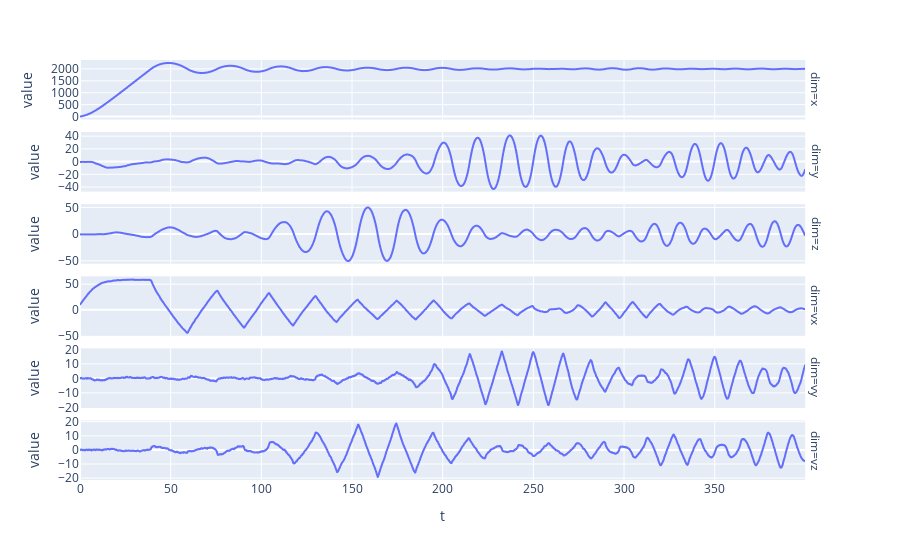

This figure's notebook cell:
### Code cell
fig = ex.line(df.melt(['t'], ['x', 'y', 'z', 'vx', 'vy', 'vz'], 'dim', 'value'), x='t', y='value', facet_row='dim')
fig.update_yaxes(matches=None)
fig

### Figure 1 — Plotly figure (JSON) as saved in the notebook; plotly's stock layout.template omitted (floating-point values rounded to 4 significant figures; data arrays with more than 128 entries replaced by an {"elided": "..."} marker saying what was removed)
{"data": [{"hovertemplate": "dim=x<br>t=%{x}<br>value=%{y}<extra></extra>", "legendgroup": "", "line": {"color": "#636efa", "dash": "solid"}, "marker": {"symbol": "circle"}, "mode": "lines", "name": "", "showlegend": false, "type": "scattergl", "x": {"elided": "4000 float values"}, "xaxis": "x6", "y": {"elided": "4000 float values"}, "yaxis": "y6"}, {"hovertemplate": "dim=y<br>t=%{x}<br>value=%{y}<extra></extra>", "legendgroup": "", "line": {"color": "#636efa", "dash": "solid"}, "marker": {"symbol": "circle"}, "mode": "lines", "name": "", "showlegend": false, "type": "scattergl", "x": {"elided": "4000 float values"}, "xaxis": "x5", "y": {"elided": "4000 float values"}, "yaxis": "y5"}, {"hovertemplate": "dim=z<br>t=%{x}<br>value=%{y}<extra></extra>", "legendgroup": "", "line": {"color": "#636efa", "dash": "solid"}, "marker": {"symbol": "circle"}, "mode": "lines", "name": "", "showlegend": false, "type": "scattergl", "x": {"elided": "4000 float values"}, "xaxis": "x4", "y": {"elided": "4000 float values"}, "yaxis": "y4"}, {"hovertemplate": "dim=vx<br>t=%{x}<br>value=%{y}<extra></extra>", "legendgroup": "", "line": {"color": "#636efa", "dash": "solid"}, "marker": {"symbol": "circle"}, "mode": "lines", "name": "", "showlegend": false, "type": "scattergl", "x": {"elided": "4000 float values"}, "xaxis": "x3", "y": {"elided": "4000 float values"}, "yaxis": "y3"}, {"hovertemplate": "dim=vy<br>t=%{x}<br>value=%{y}<extra></extra>", "legendgroup": "", "line": {"color": "#636efa", "dash": "solid"}, "marker": {"symbol": "circle"}, "mode": "lines", "name": "", "showlegend": false, "type": "scattergl", "x": {"elided": "4000 float values"}, "xaxis": "x2", "y": {"elided": "4000 float values"}, "yaxis": "y2"}, {"hovertemplate": "dim=vz<br>t=%{x}<br>value=%{y}<extra></extra>", "legendgroup": "", "line": {"color": "#636efa", "dash": "solid"}, "marker": {"symbol": "circle"}, "mode": "lines", "name": "", "showlegend": false, "type": "scattergl", "x": {"elided": "4000 float values"}, "xaxis": "x", "y": {"elided": "4000 float values"}, "yaxis": "y"}], "layout": {"annotations": [{"font": {}, "showarrow": false, "text": "dim=vz", "textangle": 90, "x": 0.98, "xanchor": "left", "xref": "paper", "y": 0.07083, "yanchor": "middle", "yref": "paper"}, {"font": {}, "showarrow": false, "text": "dim=vy", "textangle": 90, "x": 0.98, "xanchor": "left", "xref": "paper", "y": 0.2425, "yanchor": "middle", "yref": "paper"}, {"font": {}, "showarrow": false, "text": "dim=vx", "textangle": 90, "x": 0.98, "xanchor": "left", "xref": "paper", "y": 0.4142, "yanchor": "middle", "yref": "paper"}, {"font": {}, "showarrow": false, "text": "dim=z", "textangle": 90, "x": 0.98, "xanchor": "left", "xref": "paper", "y": 0.5858, "yanchor": "middle", "yref": "paper"}, {"font": {}, "showarrow": false, "text": "dim=y", "textangle": 90, "x": 0.98, "xanchor": "left", "xref": "paper", "y": 0.7575, "yanchor": "middle", "yref": "paper"}, {"font": {}, "showarrow": false, "text": "dim=x", "textangle": 90, "x": 0.98, "xanchor": "left", "xref": "paper", "y": 0.9292, "yanchor": "middle", "yref": "paper"}], "autosize": true, "legend": {"tracegroupgap": 0}, "margin": {"t": 60}, "xaxis": {"anchor": "y", "autorange": true, "domain": [0, 0.98], "range": [0, 399.9], "title": {"text": "t"}, "type": "linear"}, "xaxis2": {"anchor": "y2", "autorange": true, "domain": [0, 0.98], "matches": "x", "range": [0, 399.9], "showticklabels": false, "type": "linear"}, "xaxis3": {"anchor": "y3", "autorange": true, "domain": [0, 0.98], "matches": "x", "range": [0, 399.9], "showticklabels": false, "type": "linear"}, "xaxis4": {"anchor": "y4", "autorange": true, "domain": [0, 0.98], "matches": "x", "range": [0, 399.9], "showticklabels": false, "type": "linear"}, "xaxis5": {"anchor": "y5", "autorange": true, "domain": [0, 0.98], "matches": "x", "range": [0, 399.9], "showticklabels": false, "type": "linear"}, "xaxis6": {"anchor": "y6", "autorange": true, "domain": [0, 0.98], "matches": "x", "range": [0, 399.9], "showticklabels": false, "type": "linear"}, "yaxis": {"anchor": "x", "autorange": true, "domain": [0, 0.1417], "range": [-21.35, 20.91], "title": {"text": "value"}, "type": "linear"}, "yaxis2": {"anchor": "x2", "autorange": true, "domain": [0.1717, 0.3133], "range": [-20.4, 20.64], "title": {"text": "value"}, "type": "linear"}, "yaxis3": {"anchor": "x3", "autorange": true, "domain": [0.3433, 0.485], "range": [-50.66, 65.39], "title": {"text": "value"}, "type": "linear"}, "yaxis4": {"anchor": "x4", "autorange": true, "domain": [0.515, 0.6567], "range": [-55.3, 55.94], "title": {"text": "value"}, "type": "linear"}, "yaxis5": {"anchor": "x5", "autorange": true, "domain": [0.6867, 0.8283], "range": [-47.14, 46.39], "title": {"text": "value"}, "type": "linear"}, "yaxis6": {"anchor": "x6", "autorange": true, "domain": [0.8583, 1], "range": [-123.9, 2375.0], "title": {"text": "value"}, "type": "linear"}}}
